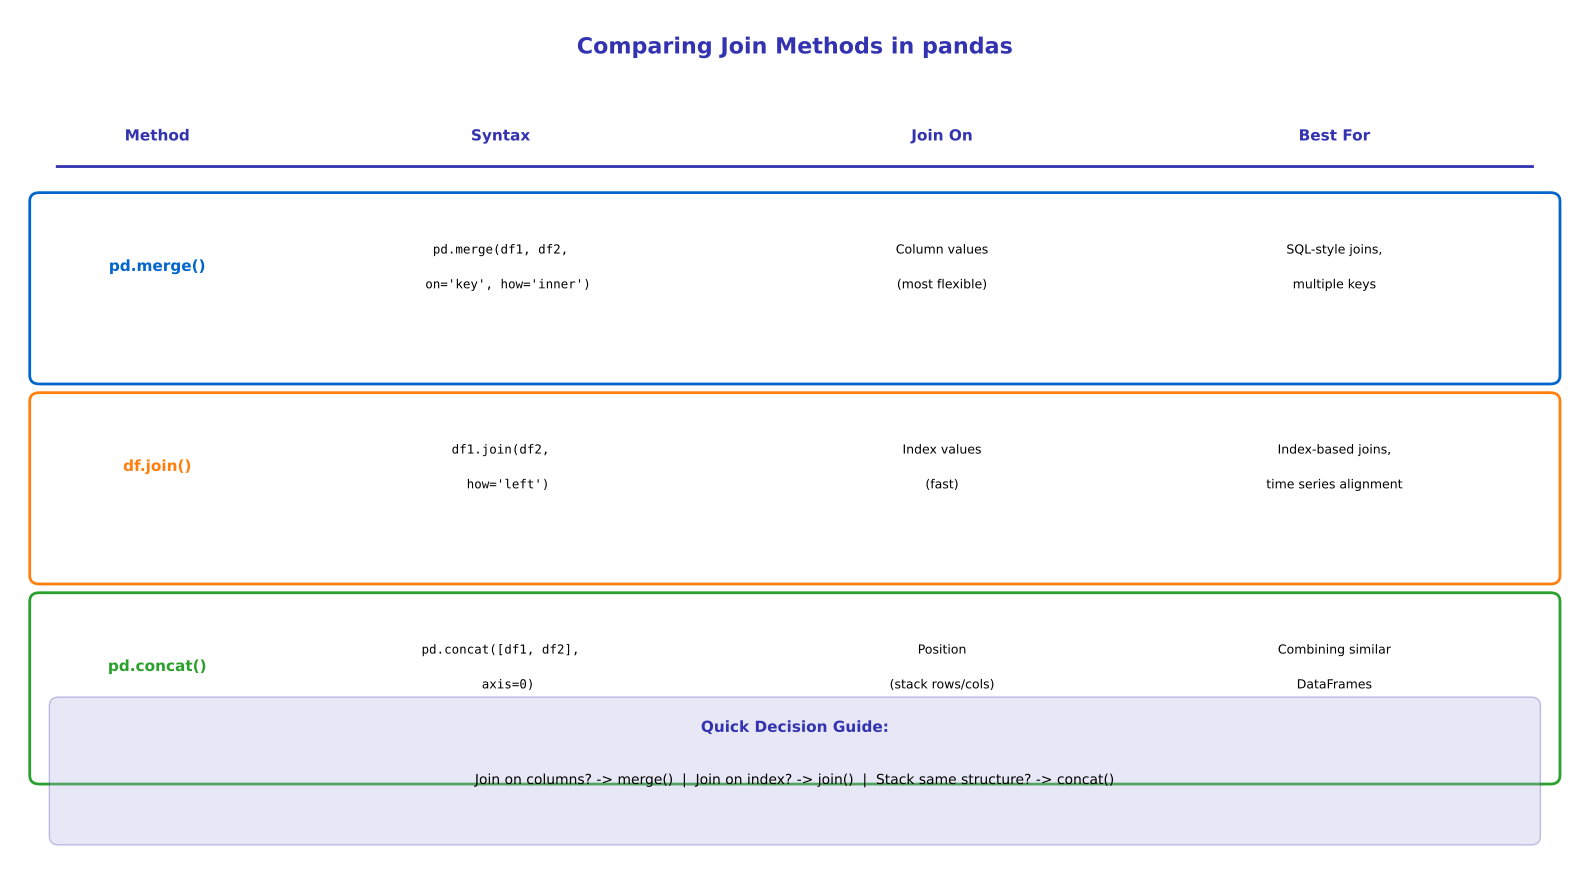

Recreate this plot in Python.
"""Join Comparison - merge vs join vs concat"""
import matplotlib.pyplot as plt
import matplotlib.patches as patches
from matplotlib.patches import FancyBboxPatch
import numpy as np
from pathlib import Path

# Standard matplotlib configuration
plt.rcParams.update({
    'font.size': 10,
    'axes.labelsize': 10,
    'axes.titlesize': 11,
    'xtick.labelsize': 9,
    'ytick.labelsize': 9,
    'legend.fontsize': 9,
    'figure.figsize': (10, 6),
    'figure.dpi': 150
})

# Course colors
MLPURPLE = '#3333B2'
MLLAVENDER = '#ADADE0'
MLBLUE = '#0066CC'
MLORANGE = '#FF7F0E'
MLGREEN = '#2CA02C'
MLRED = '#D62728'

fig, ax = plt.subplots(figsize=(16, 9))
ax.set_xlim(0, 16)
ax.set_ylim(0, 10)
ax.axis('off')

# Title
ax.text(8, 9.5, 'Comparing Join Methods in pandas', ha='center',
        fontsize=16, fontweight='bold', color=MLPURPLE)

# Table headers
headers = ['Method', 'Syntax', 'Join On', 'Best For']
x_positions = [1.5, 5, 9.5, 13.5]
for x, h in zip(x_positions, headers):
    ax.text(x, 8.5, h, ha='center', fontsize=11, fontweight='bold', color=MLPURPLE)

ax.axhline(y=8.2, xmin=0.03, xmax=0.97, color=MLPURPLE, linewidth=2)

# Methods comparison
methods = [
    {
        'name': 'pd.merge()',
        'syntax': "pd.merge(df1, df2,\n  on='key', how='inner')",
        'join_on': 'Column values\n(most flexible)',
        'best_for': 'SQL-style joins,\nmultiple keys',
        'color': MLBLUE
    },
    {
        'name': 'df.join()',
        'syntax': "df1.join(df2,\n  how='left')",
        'join_on': 'Index values\n(fast)',
        'best_for': 'Index-based joins,\ntime series alignment',
        'color': MLORANGE
    },
    {
        'name': 'pd.concat()',
        'syntax': "pd.concat([df1, df2],\n  axis=0)",
        'join_on': 'Position\n(stack rows/cols)',
        'best_for': 'Combining similar\nDataFrames',
        'color': MLGREEN
    },
]

y_pos = 7.5
for method in methods:
    # Background box
    box = FancyBboxPatch((0.3, y_pos - 1.7), 15.4, 2, boxstyle="round,pad=0.1",
                         edgecolor=method['color'], facecolor='white', linewidth=2)
    ax.add_patch(box)

    # Method name
    ax.text(x_positions[0], y_pos - 0.5, method['name'], ha='center',
            fontsize=11, fontweight='bold', color=method['color'])

    # Syntax
    lines = method['syntax'].split('\n')
    for i, line in enumerate(lines):
        ax.text(x_positions[1], y_pos - 0.3 - i*0.4, line, ha='center',
                fontsize=9, family='monospace', color='black')

    # Join on
    lines = method['join_on'].split('\n')
    for i, line in enumerate(lines):
        ax.text(x_positions[2], y_pos - 0.3 - i*0.4, line, ha='center',
                fontsize=9, color='black')

    # Best for
    lines = method['best_for'].split('\n')
    for i, line in enumerate(lines):
        ax.text(x_positions[3], y_pos - 0.3 - i*0.4, line, ha='center',
                fontsize=9, color='black')

    y_pos -= 2.3

# Decision guide at bottom
guide_box = FancyBboxPatch((0.5, 0.5), 15, 1.5, boxstyle="round,pad=0.1",
                           edgecolor=MLPURPLE, facecolor=MLLAVENDER, alpha=0.3)
ax.add_patch(guide_box)
ax.text(8, 1.7, 'Quick Decision Guide:', ha='center', fontsize=11,
        fontweight='bold', color=MLPURPLE)
ax.text(8, 1.1, 'Join on columns? -> merge()  |  Join on index? -> join()  |  Stack same structure? -> concat()',
        ha='center', fontsize=10, color='black')

plt.tight_layout()
plt.savefig(Path(__file__).parent / 'chart.pdf', dpi=300, bbox_inches='tight')
plt.close()
